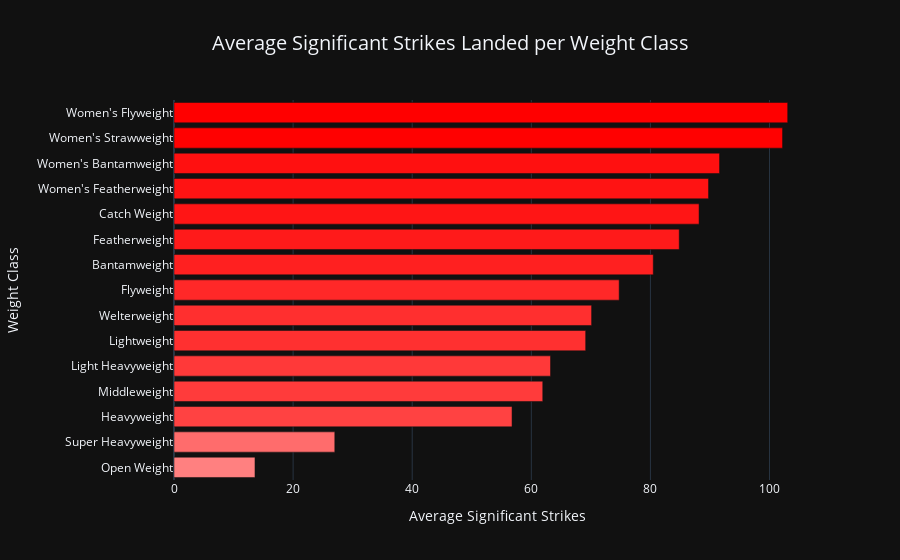

Notebook source saved alongside this figure:
### Markdown cell above
## 1. Which weight class strikes the most on average, and what is the variability per weight class?

### Code cell
def get_gradient_colors(dataframe, value_column, color_start=(1, 0, 0), color_end=None):
    """
    Generate gradient colors for a dataframe column.
    
    :param dataframe: Pandas DataFrame containing the data.
    :param value_column: The name of the column to base the gradient on.
    :param color_start: The starting color for the gradient as an HSV tuple.
    :param color_end: The ending color for the gradient as an HSV tuple. If None, a single-color gradient is used.
    :return: List of gradient colors.
    """
    min_value = dataframe[value_column].min()
    max_value = dataframe[value_column].max()

    def interpolate_color(value, color1, color2=None):
        """ Interpolate between two colors in HSV space """
        if color2 is None:
            color2 = color1
        normalized = (value - min_value) / (max_value - min_value)
        interpolated_color = [color1[i] + (color2[i] - color1[i]) * normalized for i in range(3)]
        return colorsys.hsv_to_rgb(*interpolated_color)
    
    gradient_colors = [
        interpolate_color(value, color_start, color_end) for value in dataframe[value_column]
    ]
    return ['rgb({:.0f}, {:.0f}, {:.0f})'.format(r * 255, g * 255, b * 255) for r, g, b in gradient_colors]

# Combining the strikes data for each match
df['Total_STR'] = df['Fighter_1_STR'] + df['Fighter_2_STR']

# Grouping by weight class and calculating the average significant strikes
average_strikes_per_class = df.groupby('Weight_Class')['Total_STR'].mean().sort_values(ascending=True).reset_index()

# Adding a column with the gradient colors using the get_gradient_colors function
average_strikes_per_class['Color'] = get_gradient_colors(average_strikes_per_class, 'Total_STR', color_start=(0, 0.5, 1), color_end=(0, 1, 1))

# Creating a bar plot with Plotly, setting the colors for each bar
fig = px.bar(average_strikes_per_class, 
             x=average_strikes_per_class['Total_STR'], 
             y=average_strikes_per_class['Weight_Class'],
             orientation='h', 
             color='Color',
             color_discrete_map="identity",
             labels={'x': 'Average Significant Strikes', 'index': 'Weight Class'},
             title='Average Significant Strikes Landed per Weight Class')


# Customize the layout
fig.update_layout(showlegend=False, template='plotly_dark', title_x=0.5, title_font_size=20, xaxis=dict(title='Average Significant Strikes'),
    yaxis=dict(title='Weight Class'))

# Show the plot
fig.show()

# Display the dataframe
average_strikes_per_class[['Weight_Class','Total_STR']].sort_values(by='Total_STR', ascending=False)

### Figure 1 — Plotly figure (JSON) as saved in the notebook; plotly's stock layout.template omitted (floating-point values rounded to 4 significant figures)
{"data": [{"alignmentgroup": "True", "hovertemplate": "Total_STR=%{x}<br>Weight_Class=%{y}<extra></extra>", "legendgroup": "", "marker": {"color": "rgb(255, 128, 128)", "pattern": {"shape": ""}}, "name": "", "offsetgroup": "", "orientation": "h", "showlegend": false, "textposition": "auto", "type": "bar", "x": [13.6], "xaxis": "x", "y": ["Open Weight"], "yaxis": "y"}, {"alignmentgroup": "True", "hovertemplate": "Total_STR=%{x}<br>Weight_Class=%{y}<extra></extra>", "legendgroup": "", "marker": {"color": "rgb(255, 108, 108)", "pattern": {"shape": ""}}, "name": "", "offsetgroup": "", "orientation": "h", "showlegend": false, "textposition": "auto", "type": "bar", "x": [27], "xaxis": "x", "y": ["Super Heavyweight"], "yaxis": "y"}, {"alignmentgroup": "True", "hovertemplate": "Total_STR=%{x}<br>Weight_Class=%{y}<extra></extra>", "legendgroup": "", "marker": {"color": "rgb(255, 66, 66)", "pattern": {"shape": ""}}, "name": "", "offsetgroup": "", "orientation": "h", "showlegend": false, "textposition": "auto", "type": "bar", "x": [56.76], "xaxis": "x", "y": ["Heavyweight"], "yaxis": "y"}, {"alignmentgroup": "True", "hovertemplate": "Total_STR=%{x}<br>Weight_Class=%{y}<extra></extra>", "legendgroup": "", "marker": {"color": "rgb(255, 59, 59)", "pattern": {"shape": ""}}, "name": "", "offsetgroup": "", "orientation": "h", "showlegend": false, "textposition": "auto", "type": "bar", "x": [61.92], "xaxis": "x", "y": ["Middleweight"], "yaxis": "y"}, {"alignmentgroup": "True", "hovertemplate": "Total_STR=%{x}<br>Weight_Class=%{y}<extra></extra>", "legendgroup": "", "marker": {"color": "rgb(255, 57, 57)", "pattern": {"shape": ""}}, "name": "", "offsetgroup": "", "orientation": "h", "showlegend": false, "textposition": "auto", "type": "bar", "x": [63.23], "xaxis": "x", "y": ["Light Heavyweight"], "yaxis": "y"}, {"alignmentgroup": "True", "hovertemplate": "Total_STR=%{x}<br>Weight_Class=%{y}<extra></extra>", "legendgroup": "", "marker": {"color": "rgb(255, 48, 48)", "pattern": {"shape": ""}}, "name": "", "offsetgroup": "", "orientation": "h", "showlegend": false, "textposition": "auto", "type": "bar", "x": [69.13], "xaxis": "x", "y": ["Lightweight"], "yaxis": "y"}, {"alignmentgroup": "True", "hovertemplate": "Total_STR=%{x}<br>Weight_Class=%{y}<extra></extra>", "legendgroup": "", "marker": {"color": "rgb(255, 47, 47)", "pattern": {"shape": ""}}, "name": "", "offsetgroup": "", "orientation": "h", "showlegend": false, "textposition": "auto", "type": "bar", "x": [70.12], "xaxis": "x", "y": ["Welterweight"], "yaxis": "y"}, {"alignmentgroup": "True", "hovertemplate": "Total_STR=%{x}<br>Weight_Class=%{y}<extra></extra>", "legendgroup": "", "marker": {"color": "rgb(255, 40, 40)", "pattern": {"shape": ""}}, "name": "", "offsetgroup": "", "orientation": "h", "showlegend": false, "textposition": "auto", "type": "bar", "x": [74.75], "xaxis": "x", "y": ["Flyweight"], "yaxis": "y"}, {"alignmentgroup": "True", "hovertemplate": "Total_STR=%{x}<br>Weight_Class=%{y}<extra></extra>", "legendgroup": "", "marker": {"color": "rgb(255, 32, 32)", "pattern": {"shape": ""}}, "name": "", "offsetgroup": "", "orientation": "h", "showlegend": false, "textposition": "auto", "type": "bar", "x": [80.48], "xaxis": "x", "y": ["Bantamweight"], "yaxis": "y"}, {"alignmentgroup": "True", "hovertemplate": "Total_STR=%{x}<br>Weight_Class=%{y}<extra></extra>", "legendgroup": "", "marker": {"color": "rgb(255, 26, 26)", "pattern": {"shape": ""}}, "name": "", "offsetgroup": "", "orientation": "h", "showlegend": false, "textposition": "auto", "type": "bar", "x": [84.84], "xaxis": "x", "y": ["Featherweight"], "yaxis": "y"}, {"alignmentgroup": "True", "hovertemplate": "Total_STR=%{x}<br>Weight_Class=%{y}<extra></extra>", "legendgroup": "", "marker": {"color": "rgb(255, 21, 21)", "pattern": {"shape": ""}}, "name": "", "offsetgroup": "", "orientation": "h", "showlegend": false, "textposition": "auto", "type": "bar", "x": [88.17], "xaxis": "x", "y": ["Catch Weight"], "yaxis": "y"}, {"alignmentgroup": "True", "hovertemplate": "Total_STR=%{x}<br>Weight_Class=%{y}<extra></extra>", "legendgroup": "", "marker": {"color": "rgb(255, 19, 19)", "pattern": {"shape": ""}}, "name": "", "offsetgroup": "", "orientation": "h", "showlegend": false, "textposition": "auto", "type": "bar", "x": [89.76], "xaxis": "x", "y": ["Women's Featherweight"], "yaxis": "y"}, {"alignmentgroup": "True", "hovertemplate": "Total_STR=%{x}<br>Weight_Class=%{y}<extra></extra>", "legendgroup": "", "marker": {"color": "rgb(255, 16, 16)", "pattern": {"shape": ""}}, "name": "", "offsetgroup": "", "orientation": "h", "showlegend": false, "textposition": "auto", "type": "bar", "x": [91.61], "xaxis": "x", "y": ["Women's Bantamweight"], "yaxis": "y"}, {"alignmentgroup": "True", "hovertemplate": "Total_STR=%{x}<br>Weight_Class=%{y}<extra></extra>", "legendgroup": "", "marker": {"color": "rgb(255, 1, 1)", "pattern": {"shape": ""}}, "name": "", "offsetgroup": "", "orientation": "h", "showlegend": false, "textposition": "auto", "type": "bar", "x": [102.2], "xaxis": "x", "y": ["Women's Strawweight"], "yaxis": "y"}, {"alignmentgroup": "True", "hovertemplate": "Total_STR=%{x}<br>Weight_Class=%{y}<extra></extra>", "legendgroup": "", "marker": {"color": "rgb(255, 0, 0)", "pattern": {"shape": ""}}, "name": "", "offsetgroup": "", "orientation": "h", "showlegend": false, "textposition": "auto", "type": "bar", "x": [103.1], "xaxis": "x", "y": ["Women's Flyweight"], "yaxis": "y"}], "layout": {"barmode": "relative", "legend": {"tracegroupgap": 0}, "showlegend": false, "title": {"font": {"size": 20}, "text": "Average Significant Strikes Landed per Weight Class", "x": 0.5}, "xaxis": {"anchor": "y", "domain": [0, 1], "title": {"text": "Average Significant Strikes"}}, "yaxis": {"anchor": "x", "domain": [0, 1], "title": {"text": "Weight Class"}}}}
